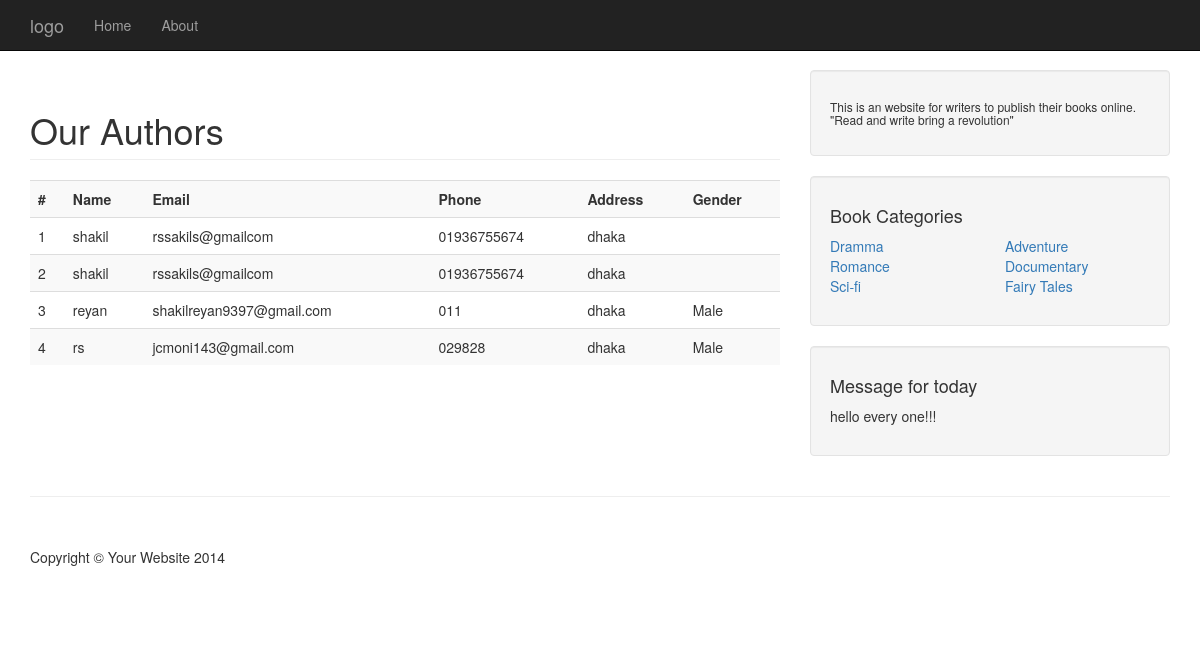
Page /allauthors.php on the earlier database version.
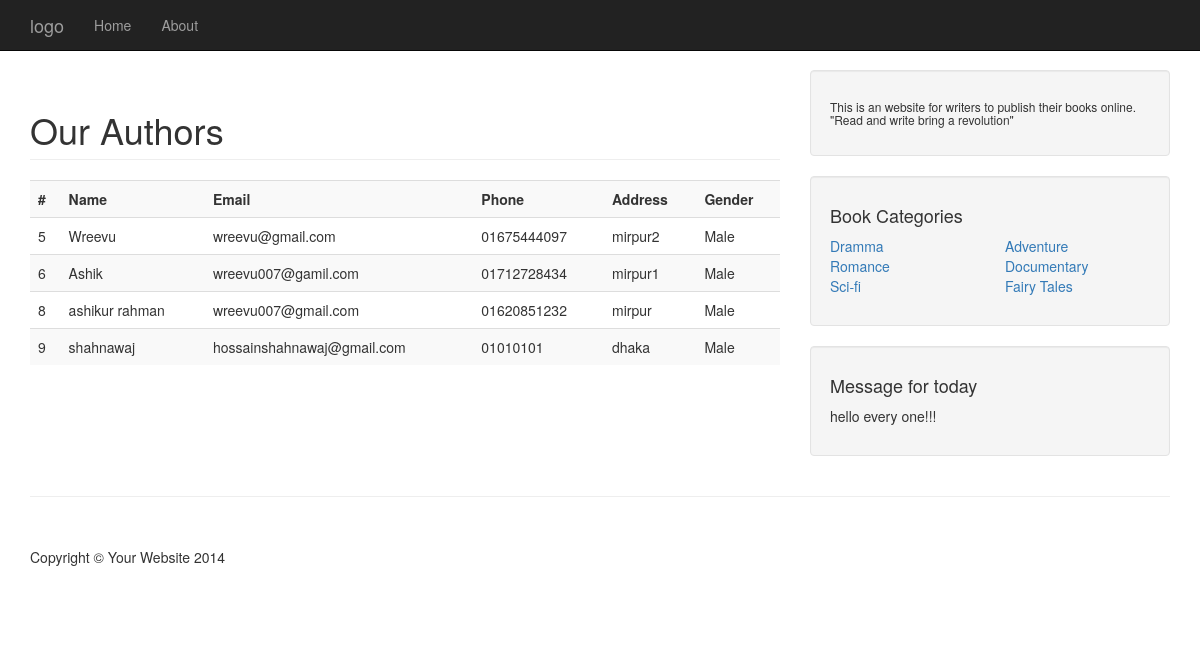
Same page on the later database version.
### tables this page shows
CREATE TABLE IF NOT EXISTS `authors` (
  `a_id` int(11) NOT NULL,
  `name` varchar(255) NOT NULL,
  `email` varchar(255) NOT NULL,
  `password` varchar(255) NOT NULL,
  `phone` varchar(255) NOT NULL,
  `address` varchar(255) NOT NULL,
  `gender` varchar(255) NOT NULL
);

### allauthors.php (the view, shortened to what this page needs)
<?php include('config/config.php');?>
<!DOCTYPE html>
<html lang="en">
<head>
    <link href="css/bootstrap.min.css" rel="stylesheet">
    <link href="css/blog-home.css" rel="stylesheet">
</head>
<body>
    <nav class="navbar navbar-inverse navbar-fixed-top" role="navigation">
        <div class="container">
            <div class="navbar-header">
                <a class="navbar-brand" href="#">logo</a>
            </div>
            <div class="collapse navbar-collapse" id="bs-example-navbar-collapse-1">
                <ul class="nav navbar-nav">
                    <li>
                        <a href="index.php">Home</a>
                    </li>
                    <li>
                        <a href="About.php">About</a>
                    </li>
                </ul>
            </div>
        </div>
    </nav>
    <div class="container">
        <div class="row">
            <div class="col-md-8">
                <h1 class="page-header">
                    Our Authors
                </h1>
			<?php
				$sql = "SELECT * FROM authors";
				$result = mysqli_query($conn, $sql);
				if (mysqli_num_rows($result) > 0) {
					echo '<table class="table table-striped">';
					echo '<tr>';
						echo '<th>#</th>';
						echo '<th>Name</th>';
						echo '<th>Email</th>';
						echo '<th>Phone</th>';
						echo '<th>Address</th>';
						echo '<th>Gender</th>';
					echo '</tr>';
					while($row = mysqli_fetch_assoc($result)) {?>
						<tr>
						<td><?php echo $row['a_id'];?></td>
						<td><?php echo $row['name'];?></td>
						<td><?php echo $row['email'];?></td>
						<td><?php echo $row['phone'];?></td>
						<td><?php echo $row['address'];?></td>
						<td><?php echo $row['gender'];?></td>
						</tr>
					<?php }
					echo '</table>';
				} else {
					echo "no category found";
				}
							?>
            </div>
            <div class="col-md-4">
                <div class="well">
                    <h6>This is an website for writers to publish their books online. "Read and write bring a revolution"</h6>
                </div>
                <div class="well">
                    <h4>Book Categories</h4>
                    <div class="row">
                        <div class="col-lg-6">
                            <ul class="list-unstyled">
                                <li><a href="Dramma.html">Dramma</a>
                                </li>
                                <li><a href="Romance.html">Romance</a>
                                </li>
                                <li><a href="Sci-fi.html">Sci-fi</a>
                                </li>
                            </ul>
                        </div>
                        <div class="col-lg-6">
                            <ul class="list-unstyled">
                                <li><a href="Adventure.html">Adventure</a>
                                </li>
                                <li><a href="Documentary.html">Documentary</a>
                                </li>
                                <li><a href="Fairy-tales.html">Fairy Tales</a></li>
                            </ul>
                        </div>
                    </div>
                </div>
                <div class="well">
                    <h4>Message for today </h4>
                    <p>hello every one!!!</p>
                </div>
            </div>
        </div>
        <hr>
        <footer>
            <div class="row">
                <div class="col-lg-12">
                    <p>Copyright &copy; Your Website 2014</p>
                </div>
            </div>
        </footer>
    </div>
</body>
</html>

### css/blog-home.css (style rules this page uses)
body { padding-top: 70px; }
footer { margin: 50px 0; }

Differences in the rows shown:
removed authors: a_id "1", name "shakil", email "rssakils@gmailcom", phone "01936755674", address "dhaka"
removed authors: a_id "2", name "shakil", email "rssakils@gmailcom", phone "01936755674", address "dhaka"
removed authors: a_id "3", name "reyan", email "shakilreyan9397@gmail.com", phone "011", address "dhaka", gender "Male"
removed authors: a_id "4", name "rs", email "jcmoni143@gmail.com", phone "029828", address "dhaka", gender "Male"
added authors: a_id "5", name "Wreevu", email "wreevu@gmail.com", phone "01675444097", address "mirpur2", gender "Male"
added authors: a_id "6", name "Ashik", email "wreevu007@gamil.com", phone "01712728434", address "mirpur1", gender "Male"
added authors: a_id "8", name "ashikur rahman", email "wreevu007@gmail.com", phone "01620851232", address "mirpur", gender "Male"
added authors: a_id "9", name "shahnawaj", email "hossainshahnawaj@gmail.com", phone "01010101", address "dhaka", gender "Male"
